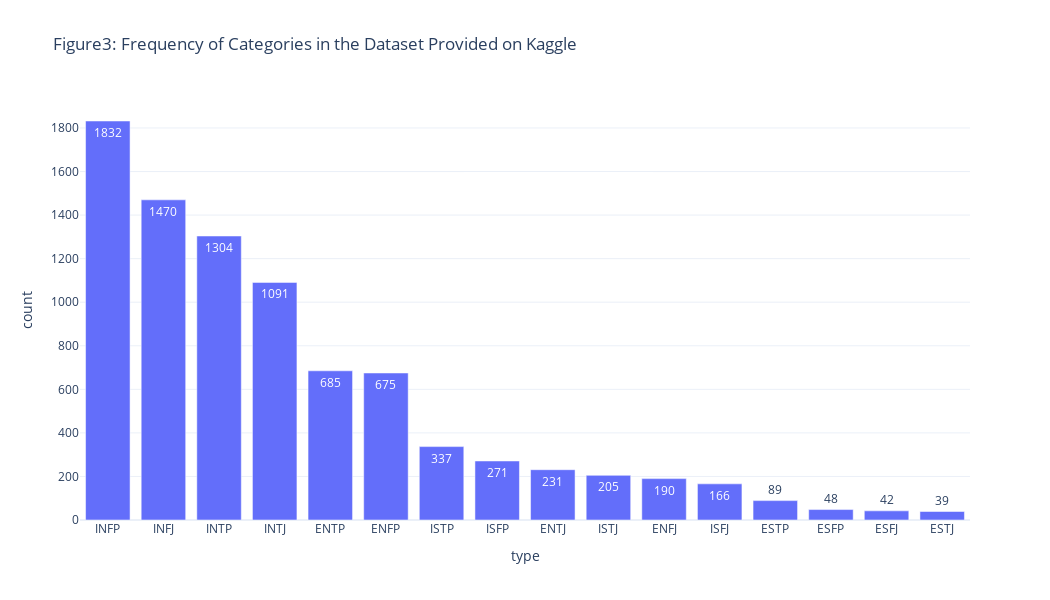

Notebook code for this chart:
### Markdown cell above
## Data from Kaggle

### Code cell
figs['원래자료'].layout['title']['text']='Figure3: Frequency of Categories in the Dataset Provided on Kaggle'
figs['원래자료'].layout['width']=1050
figs['원래자료'].layout['height']=600
figs['원래자료']

### Figure 1 — Plotly figure (JSON) as saved in the notebook; plotly's stock layout.template omitted (floating-point values rounded to 4 significant figures)
{"data": [{"alignmentgroup": "True", "hovertemplate": "type=%{x}<br>count=%{text}<extra></extra>", "legendgroup": "", "marker": {"color": "#636efa", "pattern": {"shape": ""}}, "name": "", "offsetgroup": "", "orientation": "v", "showlegend": false, "text": [1832, 1470, 1304, 1091, 685, 675, 337, 271, 231, 205, 190, 166, 89, 48, 42, 39], "textposition": "auto", "type": "bar", "x": ["INFP", "INFJ", "INTP", "INTJ", "ENTP", "ENFP", "ISTP", "ISFP", "ENTJ", "ISTJ", "ENFJ", "ISFJ", "ESTP", "ESFP", "ESFJ", "ESTJ"], "xaxis": "x", "y": [1832, 1470, 1304, 1091, 685, 675, 337, 271, 231, 205, 190, 166, 89, 48, 42, 39], "yaxis": "y"}], "layout": {"barmode": "relative", "height": 600, "legend": {"tracegroupgap": 0}, "title": {"text": "Figure3: Frequency of Categories in the Dataset Provided on Kaggle"}, "width": 1050, "xaxis": {"anchor": "y", "autorange": true, "domain": [0, 1], "range": [-0.5, 15.5], "title": {"text": "type"}, "type": "category"}, "yaxis": {"anchor": "x", "autorange": true, "domain": [0, 1], "range": [0, 1928.0], "title": {"text": "count"}, "type": "linear"}}}
